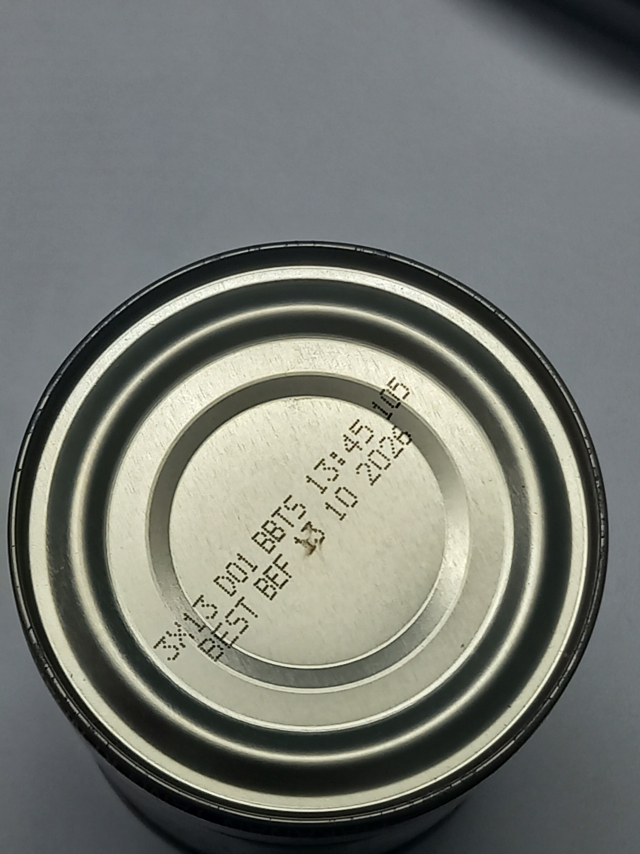
#> input picture images/img2.jpg, 1920 x 2560 px (shown at 1/3 size)
$ python -i Text_detection.py   (imports and definitions only)
#> lines starting #> are read from the running program, lines starting #| are printed output that depends on the picture
#> further down, picture is the input picture: shape (2560, 1920, 3); mean B, G, R 115.2, 121.5, 118.5
import cv2
import numpy as np
from scipy.signal import argrelextrema
from math import *
# [13 lines left out: function gaussian_filter, not called in this run]
def hsv_equalizedV2(BGRimage,CLAHE = False ):
#> called with CLAHE = False
    if not CLAHE:
        H, S, V = cv2.split(cv2.cvtColor(BGRimage, cv2.COLOR_BGR2HSV))
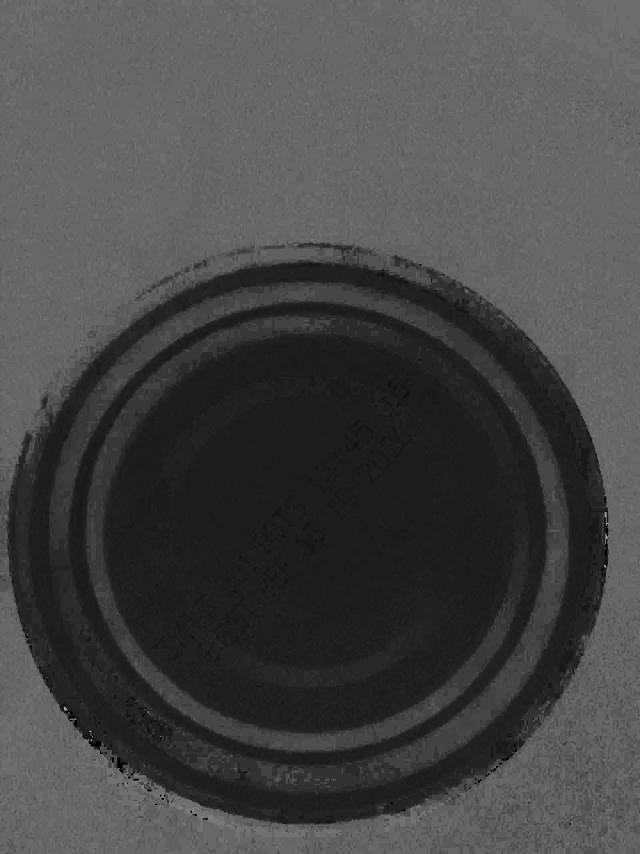
#> H: shape (2560, 1920) (shown at 1/3 size); min 0, max 173, mean 69.6
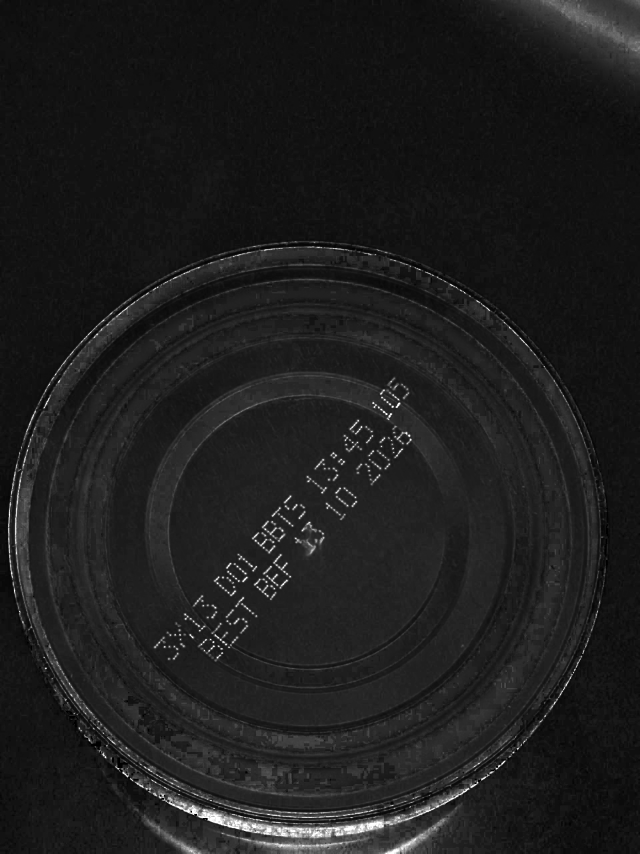
#> S: shape (2560, 1920) (shown at 1/3 size); min 0, max 255, mean 30.1
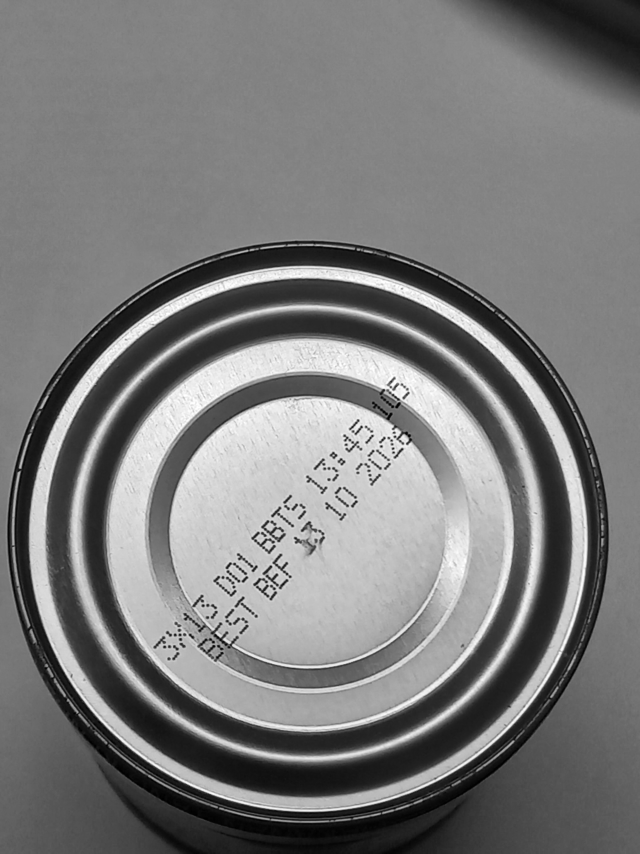
#> V: shape (2560, 1920) (shown at 1/3 size); min 0, max 255, mean 123.6
        eq_S = cv2.equalizeHist(S)
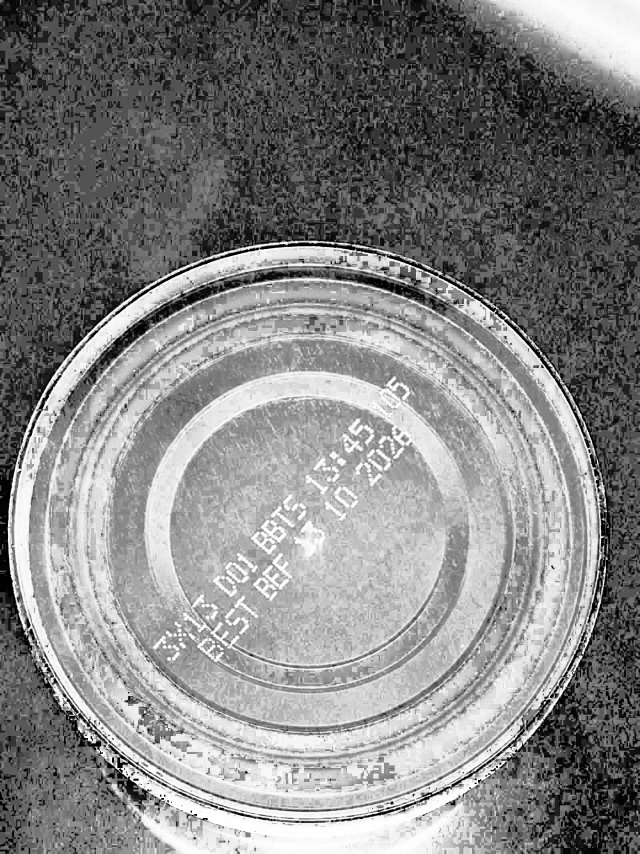
#> eq_S: shape (2560, 1920) (shown at 1/3 size); min 0, max 255, mean 132.5
        eq_image = cv2.cvtColor(cv2.merge([H, eq_S, V]), cv2.COLOR_HSV2RGB)
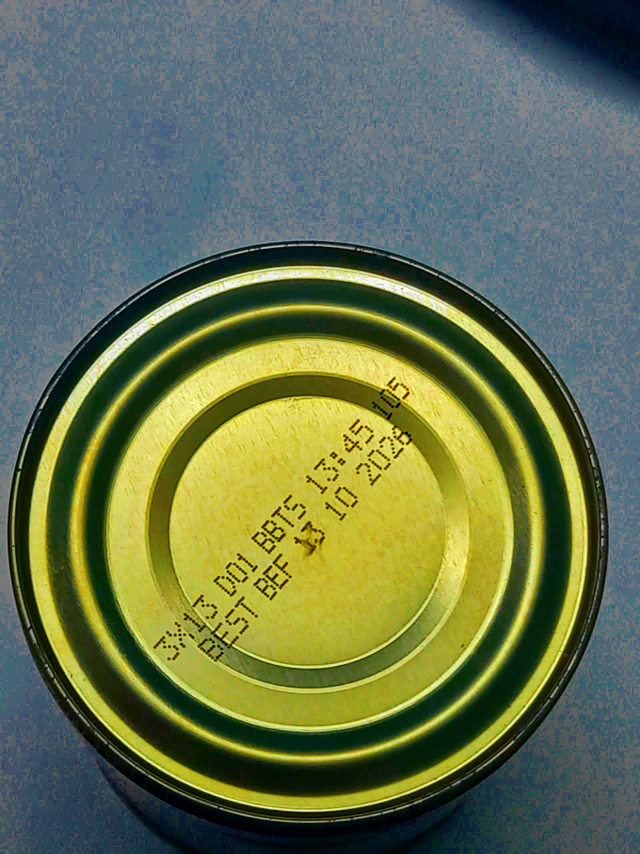
#> eq_image: shape (2560, 1920, 3) (shown at 1/3 size); mean R, G, B 102.5, 115.1, 79.6
    else:
        lab= cv2.cvtColor(BGRimage, cv2.COLOR_BGR2LAB)
        l_channel, a, b = cv2.split(lab)
        clahe = cv2.createCLAHE(clipLimit=2.0, tileGridSize=(8,8))
        cl = clahe.apply(l_channel)
        limg = cv2.merge((cl,a,b))
        eq_image =cv2.cvtColor(limg, cv2.COLOR_LAB2RGB)
    return eq_image
# [67 lines left out: functions GetTheBoundingBox, RotateRadian, RotateDegree, HSV_filter, GetCenter, not called in this run]


class FirstProgress:
	# [341 lines left out: functions __init__, get_Can_Region, GetTextRegion, GetDistribution, TextExtracting, not called in this run]
		# return tR[0],tR[1],draw

>>> import cv2
>>> picture = cv2.imread('../images/img2.jpg')
>>> result = hsv_equalizedV2(picture)

$ run again, on images/So3.png
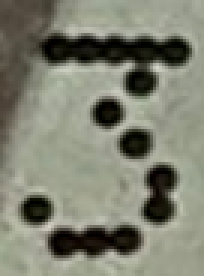
#> input picture images/So3.png, 68 x 92 px (shown 3 times larger)
#> picture is the input picture: shape (92, 68, 3); mean B, G, R 113.9, 129.3, 127.2
#> in hsv_equalizedV2, `eq_S = cv2.equalizeHist(S)`:
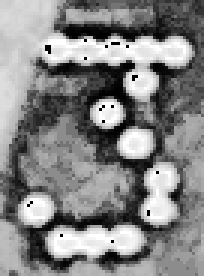
#> eq_S: shape (92, 68) (shown 3 times larger); min 0, max 255, mean 132.2
#> in hsv_equalizedV2, `eq_image = cv2.cvtColor(cv2.merge([H, eq_S, V]), cv2.COLOR_HSV2RGB)`:
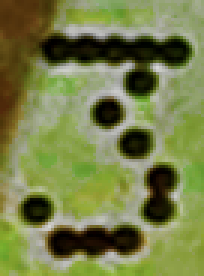
#> eq_image: shape (92, 68, 3) (shown 3 times larger); mean R, G, B 118.9, 127.4, 73.9

$ run again, on images/So3mo.png
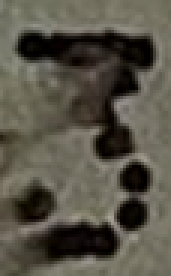
#> input picture images/So3mo.png, 57 x 92 px (shown 3 times larger)
#> picture is the input picture: shape (92, 57, 3); mean B, G, R 71.8, 83.6, 87.4
#> in hsv_equalizedV2, `eq_S = cv2.equalizeHist(S)`:
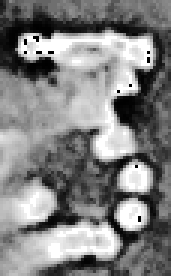
#> eq_S: shape (92, 57) (shown 3 times larger); min 0, max 255, mean 129.9
#> in hsv_equalizedV2, `eq_image = cv2.cvtColor(cv2.merge([H, eq_S, V]), cv2.COLOR_HSV2RGB)`:
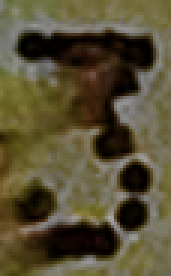
#> eq_image: shape (92, 57, 3) (shown 3 times larger); mean R, G, B 87.4, 79, 52.7
